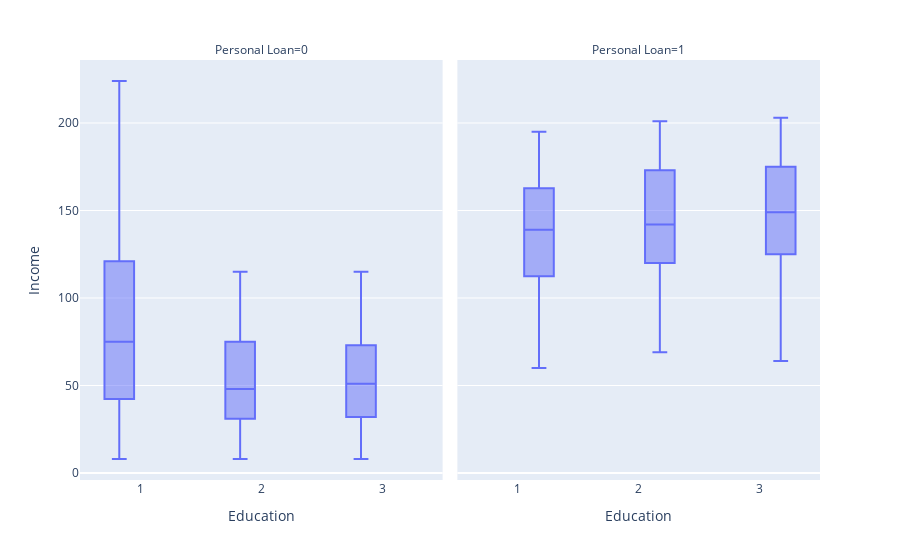

Here is the notebook cell this chart was saved with:
### Code cell
ps.box(data , x='Education' , y='Income' , facet_col='Personal Loan')

### Figure 1 — Plotly figure (JSON) as saved in the notebook; plotly's stock layout.template omitted (floating-point values rounded to 4 significant figures; data arrays with more than 128 entries replaced by an {"elided": "..."} marker saying what was removed)
{"data": [{"alignmentgroup": "True", "hovertemplate": "Personal Loan=0<br>Education=%{x}<br>Income=%{y}<extra></extra>", "legendgroup": "", "marker": {"color": "#636efa"}, "name": "", "notched": false, "offsetgroup": "", "orientation": "v", "showlegend": false, "type": "box", "x": {"elided": "4520 int values"}, "x0": " ", "xaxis": "x", "y": {"elided": "4520 int values"}, "y0": " ", "yaxis": "y"}, {"alignmentgroup": "True", "hovertemplate": "Personal Loan=1<br>Education=%{x}<br>Income=%{y}<extra></extra>", "legendgroup": "", "marker": {"color": "#636efa"}, "name": "", "notched": false, "offsetgroup": "", "orientation": "v", "showlegend": false, "type": "box", "x": {"elided": "480 int values"}, "x0": " ", "xaxis": "x2", "y": {"elided": "480 int values"}, "y0": " ", "yaxis": "y2"}], "layout": {"annotations": [{"font": {}, "showarrow": false, "text": "Personal Loan=0", "x": 0.245, "xanchor": "center", "xref": "paper", "y": 1, "yanchor": "bottom", "yref": "paper"}, {"font": {}, "showarrow": false, "text": "Personal Loan=1", "x": 0.755, "xanchor": "center", "xref": "paper", "y": 1, "yanchor": "bottom", "yref": "paper"}], "boxmode": "group", "legend": {"tracegroupgap": 0}, "margin": {"t": 60}, "xaxis": {"anchor": "y", "domain": [0, 0.49], "title": {"text": "Education"}}, "xaxis2": {"anchor": "y2", "domain": [0.51, 1], "matches": "x", "title": {"text": "Education"}}, "yaxis": {"anchor": "x", "domain": [0, 1], "title": {"text": "Income"}}, "yaxis2": {"anchor": "x2", "domain": [0, 1], "matches": "y", "showticklabels": false}}}
